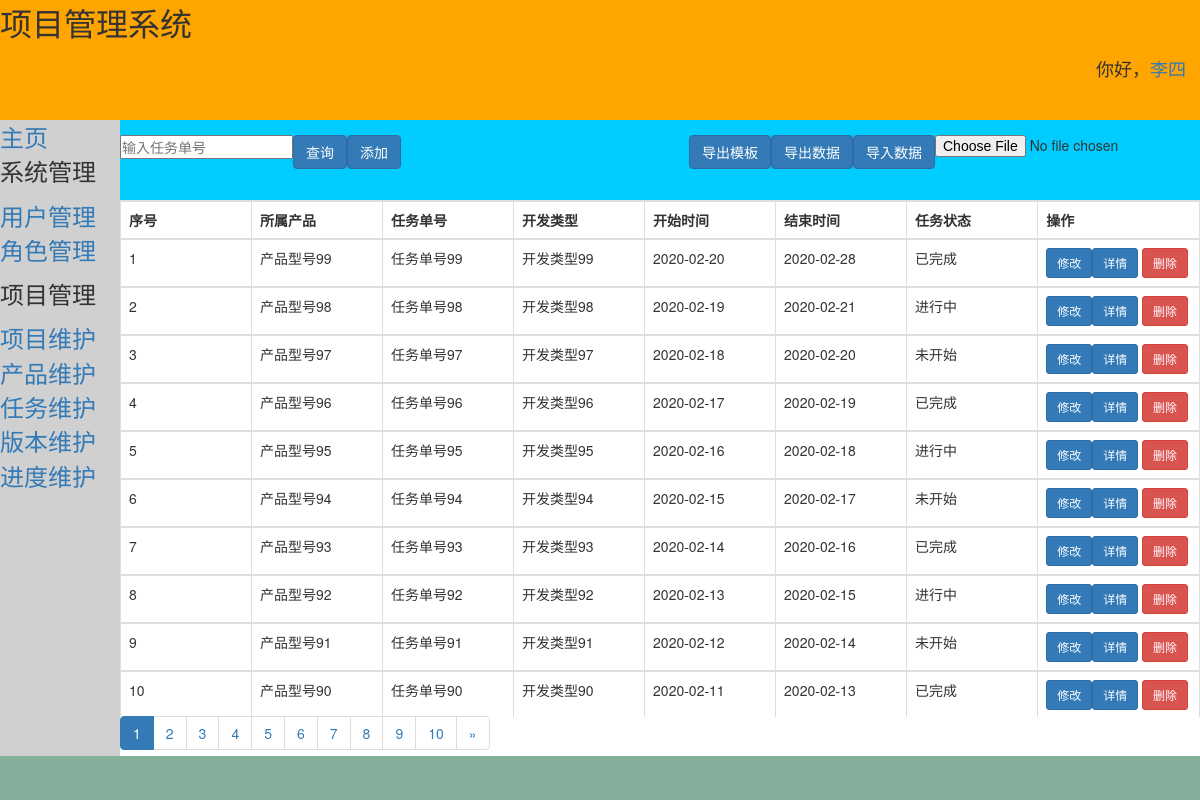
/project/task/ (signed in), run on the app's committed database.
### login/models.py (models this page shows)
class User(AbstractUser):
    area = models.CharField(max_length=20, verbose_name='地区')
    class Meta:
        verbose_name = '用户'
        verbose_name_plural = '用户'
        ordering = ['id']

### project/models.py (models this page shows)
class Task(models.Model):
    status_choice = (
        ('no', '未开始'),
        ('doing', '进行中'),
        ('done', '已完成'),
    )
    products = models.ForeignKey(
        Product,
        to_field='product_model',
        on_delete=models.CASCADE,
        related_name='to_task',
        verbose_name='所属产品',)
    task_num = models.CharField(max_length=20, unique=True, primary_key=True, verbose_name='任务单号')
    dev_type = models.CharField(max_length=20, verbose_name='开发类型')
    start_time = models.DateField(blank=True, null=True, verbose_name='开始时间')
    end_time = models.DateField(blank=True, null=True, verbose_name='结束时间')
    task_status = models.CharField(max_length=10, choices=status_choice, verbose_name='任务状态')
    create_time = models.DateTimeField(auto_now_add=timezone.now, verbose_name='创建时间')
    class Meta:
        ordering = ['-task_num']
        verbose_name = '任务'
        verbose_name_plural = '任务'

class Product(models.Model):
    projects = models.ForeignKey(
        Project,
        to_field='project_num',
        on_delete=models.CASCADE,
        related_name='to_product',
        verbose_name='所属项目', )
    product_model = models.CharField(max_length=30, unique=True, primary_key=True, verbose_name='产品型号')
    product_name = models.CharField(max_length=30, verbose_name='产品名称')
    product_type = models.CharField(max_length=20, verbose_name='产品类型')
    create_time = models.DateTimeField(auto_now_add=timezone.now, verbose_name='创建时间')
    class Meta:
        verbose_name = '产品'
        verbose_name_plural = '产品'
        ordering = ['-create_time']

### project/views.py (the view)
# urls.py: path('task/', views.task, name='task'),
@login_required
def task(request):
    del_id = request.GET.get('del_id', '')
    page = request.GET.get('page', 1)
    search_data = request.GET.get('search', '')
    detail = request.GET.get('detail', '')
    if del_id:     # 删除数据
        Task.objects.get(task_num=del_id).delete()
        red_path = '?page='+str(page)
        return HttpResponseRedirect(reverse('project:task')+red_path)
    if search_data:   # 模糊查询
        task_list = Task.objects.filter(task_num__contains=search_data)
    elif detail:
        task_list = Task.objects.filter(task_num=detail)
    else:
        task_list = Task.objects.all()    # 查询全部数据
    count_page =10    # 按每页count_page条数据分页
    paginator = Paginator(task_list, count_page)
    start = (int(page)-1)*count_page
    try:
        task_data = paginator.page(page)
    except PageNotAnInteger:
        task_data = paginator.page(1)
    except EmptyPage:
        task_data = paginator.page(paginator.num_pages)
    context = {
        'task_data': task_data,
        'start': start,
        'search_data': search_data,
        'username': request.user.first_name,
    }
    return render(request, 'project/task.html', context)

### project/templates/project/task.html (shortened to what this page needs)
{% extends 'login/base.html' %}
    {% block rightup %}
    <form action="{% url 'project:task_import' %}" method="post" enctype="multipart/form-data" role="form">
        <div class="form-group">
        <input type="file" name="task_file" required style="display:inline-block;float: right;">
        <button type="submit" class="btn btn-primary" style="display:inline-block;float: right;">导入数据</button>
        </div>
    </form>
    <form action="" method="get" role="form">
        <div class="form-group">
        <input type="text" name="search" required style="display:inline-block;float:left;" placeholder="输入任务单号">
        <button type="submit" class="btn btn-primary" style="display:inline-block;float:left;">查询</button>
        </div>
    </form>
    <a href="{% url 'project:task_download' 1 %}">
        <button class="btn btn-primary" type="button" style="display:inline-block;float: right;">导出数据</button>
    </a>
    <a href="{% url 'project:task_download' 2 %}">
        <button class="btn btn-primary" type="button" style="display:inline-block;float: right;">导出模板</button>
    </a>
    <button class="btn btn-primary" data-toggle="modal" data-target="#add" style="display:inline-block;float: left;">添加</button>
    {% endblock rightup %}
    {% block right %}
    <table class="table table-hover table-bordered">
         <TR>
             <th>序号</th>
            <th>所属产品</th>
            <th>任务单号</th>
            <th>开发类型</th>
            <th>开始时间</th>
            <th>结束时间</th>
            <th>任务状态</th>
            <th width="15%">操作</th>
        </TR>
        {% for task in task_data %}
            <TR>
                <td>{{forloop.counter|add:start}}</td>
                <td>{{task.products.product_model}}</td>
                <td>{{task.task_num}}</td>
                <td>{{task.dev_type}}</td>
                <td>{{task.start_time|date:"Y-m-d"}}</td>
                <td>{{task.end_time|date:"Y-m-d"}}</td>
                <td>{{task.task_status}}</td>
                <td width="15%">
                    <button class="btn btn-primary btn-sm">
                        <a href="/project/vision?detail={{task.task_num}}" style="color:white;">详情</a>
                    </button>
                    <button class="btn btn-danger btn-sm" data-toggle="modal" data-target="#my{{task.task_num}}">删除</button>
                    <button class="btn btn-primary btn-sm" data-toggle="modal" data-target="#{{task.task_num}}" style="display:inline-block;float: left;">修改</button>
                </td>
            </TR>
        {% endfor%}
    </table>
    {% endblock right %}
 {% block rightdown %}
    <nav aria-label="Page navigation">
        <ul class="pagination">
            {% for pg in task_data.paginator.page_range %}
                {% if task_data.number == pg %}
                    <li class="active">
                        <a href="?search={{search_data}}&page={{pg}}">{{pg}}</a>
                    </li>
                {% else %}
                    <li>
                        <a href="?search={{search_data}}&page={{pg}}">{{pg}}</a>
                    </li>
                {% endif %}
            {% endfor %}
            {% if task_data.has_next %}
                <li>
                    <a href="?page={{task_data.next_page_number}}&search={{search_data}}" aria-label="Next">
                        <span aria-hidden="true">&raquo;</span>
                    </a>
                </li>
            {% endif %}
        </ul>
    </nav>
{% endblock rightdown %}

### login/templates/login/base.html (shortened to what this page needs)
<!DOCTYPE html>
{% load static %}
<html lang="en">
<head>
    <link rel="stylesheet" href="{% static 'bootstrap-3.3.7-dist/css/bootstrap.min.css' %}">
</head>
<body>
        <div class="top">
            <p><font size="6">项目管理系统</font></p>
            <p align="right"><font size="4">你好，<a href="#">{{username}}</a></font>&emsp;</p>
        </div>
		<div class="left">
            <font size="5">
                <a href="{% url 'login:homepage' %}" >主页</a>
                <p>系统管理</p>
                <ul>
                    <li><a href="{% url 'system:user' %}">用户管理</a></li>
                    <li><a href="{% url 'system:role' %}">角色管理</a></li>
                </ul>
            <p>项目管理</p>
                <ul>
                    <li><a href="{% url 'project:project' %}">项目维护</a></li>
                    <li><a href="{% url 'project:product' %}">产品维护</a></li>
                    <li><a href="{% url 'project:task' %}">任务维护</a></li>
                    <li><a href="{% url 'project:vision' %}">版本维护</a></li>
                    <li><a href="{% url 'project:progress' %}">进度维护</a></li>
                </ul>
            </font>
        </div>
		<div class="rightup">
            <div class="inner">
                {% block rightup %}
                {% endblock rightup %}
            </div>
        </div>
		<div class="right">
            <div class="inner">
                {% block right %}
                {% endblock right %}
            </div>
        </div>
        <div class="rightdown">
            <div class="inner">
                {% block rightdown %}
                {% endblock rightdown %}
            </div>
        </div>
		<div class="bottom"></div>
</body>
</html>

### login/templates/login/base.html (style rules this page uses)
.top { height:15%; position:absolute; top:0%; left:0%; right:0%; background-color:orange; }
.left { position:absolute; top:15%; left:0%; bottom:5%; width:10%; background-color:#D0D0D0; }
.rightup { position:absolute; top:15%; left:10%; right:0%; height:10%; background-color:#00CCFF; }
.right { position:absolute; top:25%; left:10%; right:0%; height:64.5%; background-color:white; }
.rightdown { position:absolute; height:0%; left:10%; right:0%; bottom:13%; background-color:white; }
.bottom { position:absolute; left:0%; right:0%; bottom:0%; height:5.5%; background-color:#84AF9B; }
.inner { min-height:20px; }
* { margin: 0; padding: 0; }
table { border-spacing: 0; border-collapse: collapse; }
table thead, tbody tr { display: table; width: 100%; table-layout: fixed; }

### data on the page
User: first_name "李四"
Task: products.product_model "产品型号99", task_num "任务单号99", dev_type "开发类型99", start_time "2020-02-20", end_time "2020-02-28", task_status "已完成"
Task: products.product_model "产品型号98", task_num "任务单号98", dev_type "开发类型98", start_time "2020-02-19", end_time "2020-02-21", task_status "进行中"
Task: products.product_model "产品型号97", task_num "任务单号97", dev_type "开发类型97", start_time "2020-02-18", end_time "2020-02-20", task_status "未开始"
Task: products.product_model "产品型号96", task_num "任务单号96", dev_type "开发类型96", start_time "2020-02-17", end_time "2020-02-19", task_status "已完成"
Task: products.product_model "产品型号95", task_num "任务单号95", dev_type "开发类型95", start_time "2020-02-16", end_time "2020-02-18", task_status "进行中"
Task: products.product_model "产品型号94", task_num "任务单号94", dev_type "开发类型94", start_time "2020-02-15", end_time "2020-02-17", task_status "未开始"
Task: products.product_model "产品型号93", task_num "任务单号93", dev_type "开发类型93", start_time "2020-02-14", end_time "2020-02-16", task_status "已完成"
Task: products.product_model "产品型号92", task_num "任务单号92", dev_type "开发类型92", start_time "2020-02-13", end_time "2020-02-15", task_status "进行中"
Task: products.product_model "产品型号91", task_num "任务单号91", dev_type "开发类型91", start_time "2020-02-12", end_time "2020-02-14", task_status "未开始"
Task: products.product_model "产品型号90", task_num "任务单号90", dev_type "开发类型90", start_time "2020-02-11", end_time "2020-02-13", task_status "已完成"

### other printed values
{{ pg }} "1"
{{ pg }} "2" "3" "4" "5" "6" "7" "8" "9" "10"
